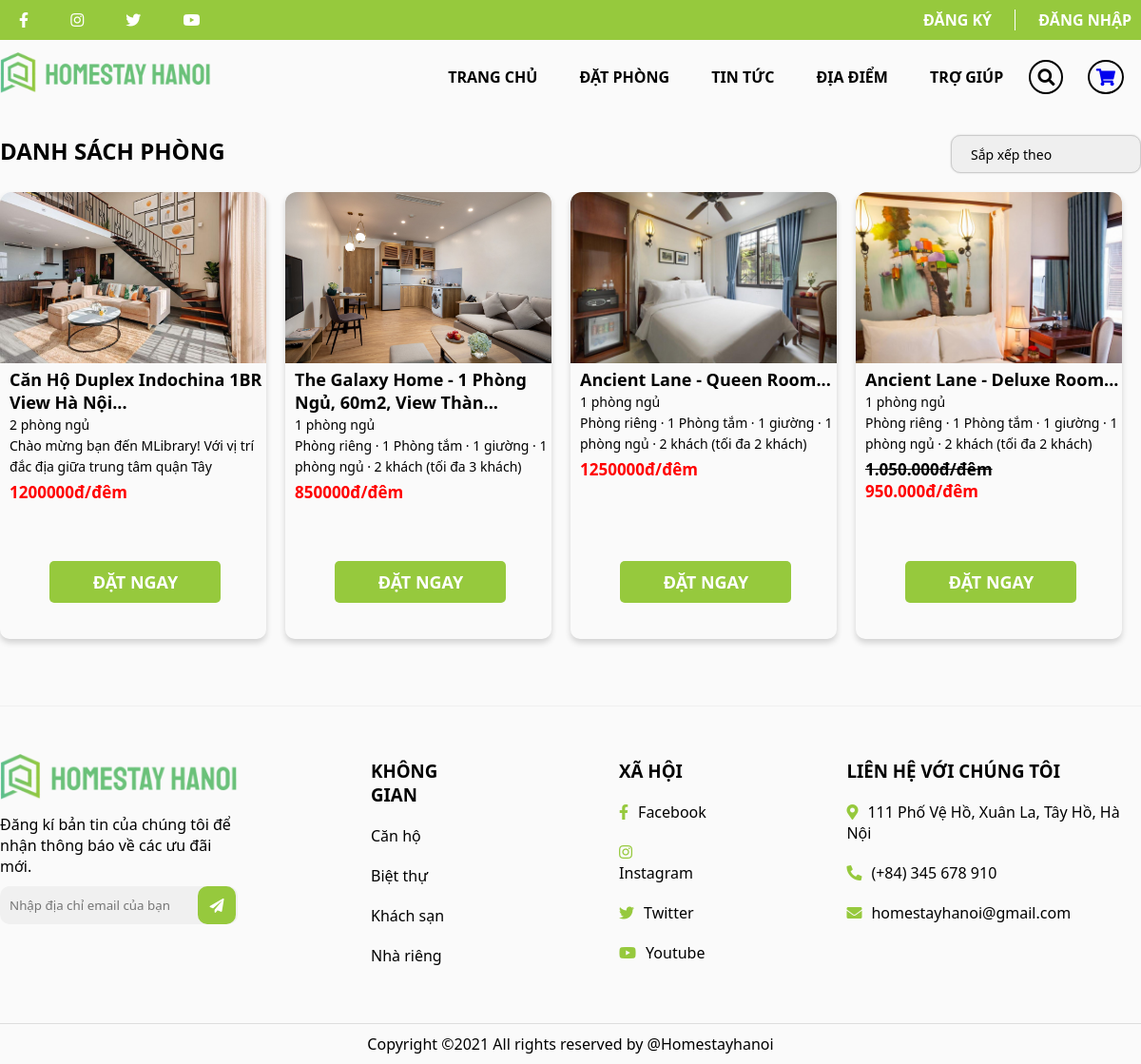
The page /dia_diem/chitiet_dd.php?chitiet_dd=120 on the database its author committed.
### tables this page shows
CREATE TABLE `homestay` (
  `ma_hs` int(11) NOT NULL,
  `ten_hs` varchar(255) NOT NULL,
  `anh_hs` varchar(255) NOT NULL,
  `gioi_thieu` text NOT NULL,
  `ma_dd` int(11) NOT NULL,
  `ma_lp` int(11) NOT NULL,
  `gia` int(12) NOT NULL,
  `gia_km` int(12) NOT NULL DEFAULT 0
);

CREATE TABLE `loai_phong` (
  `ma_lp` int(11) NOT NULL,
  `ten_lp` varchar(255) NOT NULL
);

### database/database.php (called while the page is built, shortened)
<?php
class database
{
   public $conn;
   public function connect()
   {
      try {
         $this->conn = new PDO("mysql:host=localhost;dbname=du_an1; charset=utf8", "root", "");
         $this->conn->setAttribute(PDO::ATTR_ERRMODE, PDO::ERRMODE_EXCEPTION);
      } catch (PDOException $error) {
         echo "lỗi kết nối:" . $error->getMessage();
      }
   }
   public function select_all($sql_all)
   {
      try {
         $stmt = $this->conn->prepare($sql_all);
         $stmt->execute();
         $result = $stmt->fetchAll(PDO::FETCH_ASSOC);
         return $result;
      } catch (PDOException $error) {
         echo "lỗi kết nối:" . $error->getMessage();
      } finally {
         unset($conn);
      }
   }
}

### class/class.php (called while the page is built, shortened)
<?php
include_once "../database/database.php";
class user_class
{
    public $controll;
    public function __construct()
    {
        $this->controll = new database();
    }
    public function show_homestaytheomadd($ma_dd)
    {
        $show_datphongtm = "SELECT * FROM homestay INNER JOIN loai_phong ON homestay.ma_lp=loai_phong.ma_lp  WHERE ma_dd='$ma_dd'";
        $result = $this->controll->select_all($show_datphongtm);
        return $result;
    }
}

### dia_diem/chitiet_dd.php (the view, shortened to what this page needs)
<?php include_once "../class/class.php"; ?>
<?php
$list = new user_class();
?>
<?php include_once "../dau_cuoi/header.php"; ?>
<!DOCTYPE html>
<html lang="en">
<head>
    <link rel="stylesheet" href="https://cdnjs.cloudflare.com/ajax/libs/font-awesome/5.15.3/css/all.min.css">
    <link rel="stylesheet" href="../css/room.css">
</head>
<body>
    <main>
        <section>
            <div class="box-t">
                <div class="container">
                    <div class="title-r">
                        <h1>Danh sách phòng</h1>
                    </div>
                    <div class="select-price">
                        <select name="" id="">
                            <option value="0" selected>Sắp xếp theo</option>
                        </select>
                    </div>
                </div>
            </div>
        </section>
        <section>
            <div class="container">
                <div class="homestay-item">
                    <?php
                    $chitiet = $list->show_homestaytheomadd($_GET['chitiet_dd']);
                    foreach ($chitiet as $rows) {
                    ?>
                        <div class="item">
                            <a href="../homestay/chitiet_dp.php?chitiet_dp=<?php echo $rows['ma_hs']; ?>"><img src="../img/anh_hs/<?php echo $rows['anh_hs']; ?>" alt=""></a>
                            <div class="title-item-homestay">
                                <h3 class="title-item"><?php echo substr($rows['ten_hs'], 0, 50) .'...'; ?></h3>
                                <span class="info-item"><?php echo $rows['ten_lp'] ?></span> <br>
                                <span class="info-item"><?php echo substr($rows['gioi_thieu'], 0, 100); ?></span> <br>
                                <span class="price-item" style="display: block;"><?php if ($rows['gia_km'] == '0') {
                                                                                        echo $rows['gia'] . 'đ/đêm';
                                                                                    } else { ?>
                                        <h4 style="text-decoration-line:line-through; color:black">
                                            <?php
                                                                                        $format_number_4 = number_format($rows['gia'], 0, ',', '.');
                                                                                        echo  $format_number_4 . 'đ/đêm' . '<br>'; ?>
                                        </h4>
                                    <?php
                                                                                        $format_number_3 = number_format($rows['gia_km'], 0, ',', '.');
                                                                                        echo  $format_number_3 . 'đ/đêm';
                                                                                    } ?>
                                </span>
                                <button class="btn-item" type="submit">Đặt ngay</button>
                            </div>
                        </div>
                    <?php
                    }
                    ?>
                </div>
            </div>
        </section>
    </main>
</body>
</html>
<?php include_once "../dau_cuoi/footer.php";
?>

### css/header_and_footer.css (style rules this page uses)
* { margin: 0; padding: 0; box-sizing: border-box; font-family: "Segoe UI", Tahoma, Geneva, Verdana, sans-serif; outline: none; }
body { background-color: #fafafa; }
.container { max-width: 1200px; margin: auto; }

### css/room.css (style rules this page uses)
* { margin: 0; padding: 0; box-sizing: border-box; font-family: "Segoe UI", Tahoma, Geneva, Verdana, sans-serif; outline: none; }
body { background-color: #fafafa; }
.container { max-width: 1200px; margin: auto; }
main { margin-top: 80px; }
.box-t .container { display: flex; justify-content: space-between; padding: 20px 0; }
.title-r h1 { text-transform: uppercase; }
.select-price select { width: 200px; height: 40px; border: 1px solid #cccccc; display: inline-block; border-radius: 10px; box-shadow: 0 0 2px #cccccc; transition: all 0.5s ease; position: relative; font-size: 14px; text-indent: 10px; padding-left: 10px; -webkit-appearance: none; -moz-appearance: none; }
.homestay-item .item { width: 280px; height: 470px; margin-bottom: 20px; box-shadow: 0 4px 6px #00000029; border-radius: 10px; position: relative; }
.homestay-item { display: grid; grid-template-columns: 1fr 1fr 1fr 1fr; }
.homestay-item img { width: 100%; height: 180px; object-fit: cover; border-radius: 12px 12px 0 0; }
.title-item-homestay { padding-left: 10px; border-radius: 0 0 10px 10px; }
.info-item { font-size: 14px; }
.title-item { font-size: 18px; transition: all 0.4s ease-in-out; }
.price-item { font-size: 17px; color: red; font-weight: bold; margin: 5px 0; }
.btn-item { border: none; color: white; font-weight: bold; padding: 10px 0; width: calc(100% - 100px); margin: 15px 0 15px 50px; border-radius: 5px; font-size: 18px; font-weight: bold; text-transform: uppercase; background-color: #96c93d; transition: all 0.5s ease-in-out; position: absolute; right: 17%; bottom: 5%; }

### rows shown on the page
homestay: anh_hs (picture), ten_hs "Căn Hộ Duplex Indochina 1BR View Hà Nội", ma_lp.ten_lp "2 phòng ngủ", gioi_thieu "Chào mừng bạn đến MLibrary! Với vị trí đắc địa giữa trung tâm quận Tây", gia "1200000"
homestay: anh_hs (picture), ten_hs "The Galaxy Home - 1 Phòng Ngủ, 60m2, View Thàn", ma_lp.ten_lp "1 phòng ngủ", gioi_thieu "Phòng riêng · 1 Phòng tắm · 1 giường · 1 phòng ngủ · 2 khách (tối đa 3 khách)", gia "850000"
homestay: anh_hs (picture), ten_hs "Ancient Lane - Queen Room", ma_lp.ten_lp "1 phòng ngủ", gioi_thieu "Phòng riêng · 1 Phòng tắm · 1 giường · 1 phòng ngủ · 2 khách (tối đa 2 khách)", gia "1250000"
homestay: anh_hs (picture), ten_hs "Ancient Lane - Deluxe Room", ma_lp.ten_lp "1 phòng ngủ", gioi_thieu "Phòng riêng · 1 Phòng tắm · 1 giường · 1 phòng ngủ · 2 khách (tối đa 2 khách)", gia "1.050.000", gia_km "950.000"
